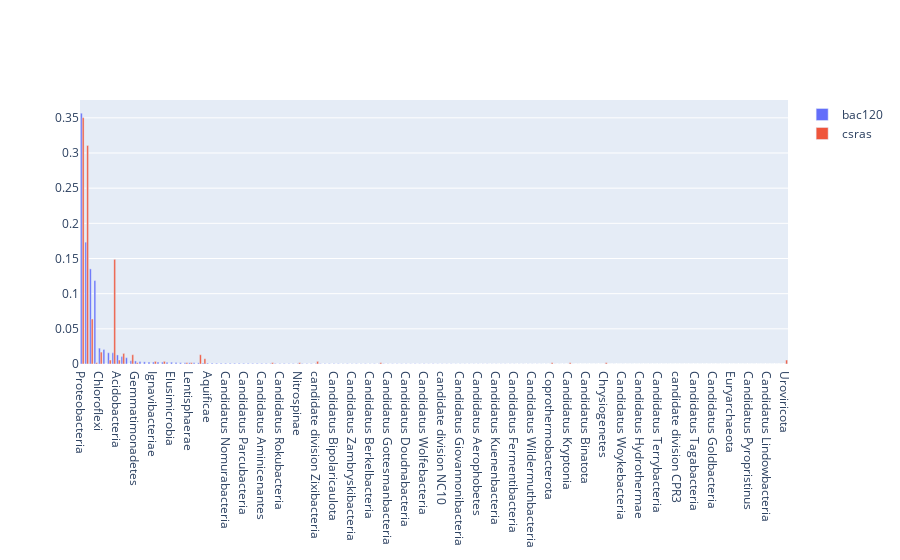

Notebook source saved alongside this figure:
### Code cell
df_distributions = pd.merge(df_bac_distributions, df_csra_distributions, left_index=True, 
                            right_index=True, how='outer').fillna(0)
df_distributions.columns = ['bac120', 'csras']
df_distributions = df_distributions.sort_values('bac120', ascending=False)
bac120_trace = go.Bar(x= df_distributions.index, y= df_distributions['bac120'], name='bac120')
csra_trace = go.Bar(x= df_distributions.index, y= df_distributions['csras'], name = 'csras')
fig = go.Figure(data = [bac120_trace, csra_trace])
fig.write_html('./bac120_csra_phyla_dist.html')
fig

### Figure 1 — Plotly figure (JSON) as saved in the notebook; plotly's stock layout.template omitted (floating-point values rounded to 4 significant figures; data arrays with more than 128 entries replaced by an {"elided": "..."} marker saying what was removed)
{"data": [{"name": "bac120", "type": "bar", "x": {"elided": "157 str values"}, "y": {"elided": "157 float values"}}, {"name": "csras", "type": "bar", "x": {"elided": "157 str values"}, "y": {"elided": "157 float values"}}], "layout": {"autosize": true, "xaxis": {"autorange": true, "range": [-0.5, 156.5], "type": "category"}, "yaxis": {"autorange": true, "range": [0, 0.3753], "type": "linear"}}}
